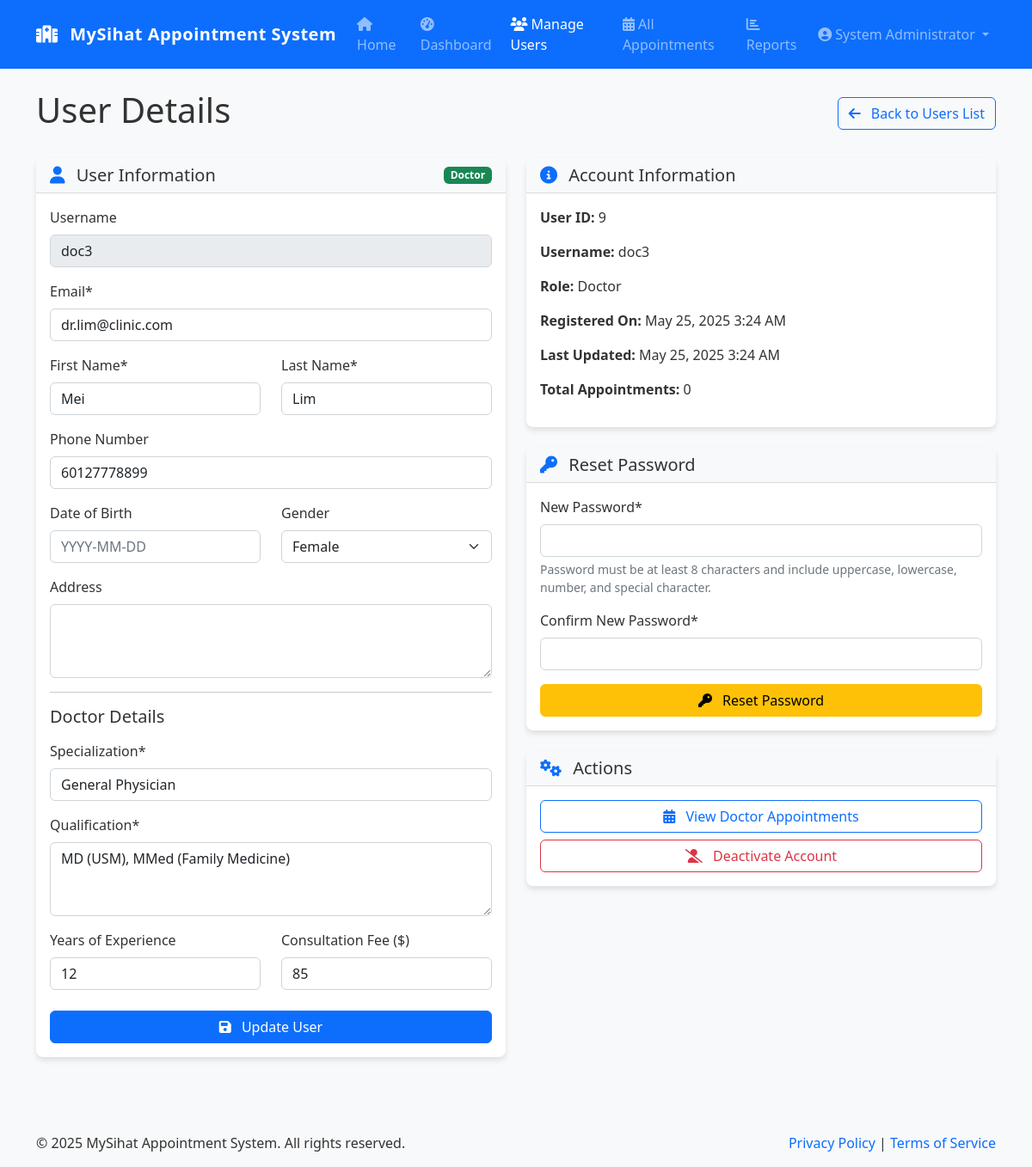
Page /admin/users.php?id=9 (signed in) on the committed database.
### tables this page shows
CREATE TABLE users (
        id INTEGER PRIMARY KEY AUTOINCREMENT,
        username TEXT NOT NULL UNIQUE,
        password TEXT NOT NULL,
        email TEXT NOT NULL UNIQUE,
        first_name TEXT NOT NULL,
        last_name TEXT NOT NULL,
        role TEXT NOT NULL CHECK(role IN ('patient', 'doctor', 'admin')),
        phone TEXT,
        address TEXT,
        date_of_birth TEXT,
        gender TEXT CHECK(gender IN ('male', 'female', 'other')),
        created_at TIMESTAMP DEFAULT CURRENT_TIMESTAMP,
        updated_at TIMESTAMP DEFAULT CURRENT_TIMESTAMP
    );

CREATE TABLE doctor_details (
        id INTEGER PRIMARY KEY AUTOINCREMENT,
        user_id INTEGER NOT NULL,
        specialization TEXT NOT NULL,
        qualification TEXT NOT NULL,
        experience_years INTEGER,
        consultation_fee REAL,
        FOREIGN KEY (user_id) REFERENCES users(id) ON DELETE CASCADE
    );

### includes/db.php (called while the page is built, shortened)
<?php
class Database {
    private static $instance = null;
    private $conn;
    private function __construct() {
        try {
            $dbDir = dirname(DB_PATH);
            $this->conn = new PDO(
                "sqlite:" . DB_PATH,
                null,
                null,
                [
                    PDO::ATTR_ERRMODE => PDO::ERRMODE_EXCEPTION,
                    PDO::ATTR_DEFAULT_FETCH_MODE => PDO::FETCH_ASSOC,
                    PDO::ATTR_EMULATE_PREPARES => false
                ]
            );
            $this->conn->exec('PRAGMA foreign_keys = ON;');
        } catch (PDOException $e) {
            error_log("Database Connection Error: " . $e->getMessage());
            die("Database connection failed. Please try again later.");
        }
    }
    public static function getInstance() {
        if (self::$instance === null) {
            self::$instance = new self();
        }
        return self::$instance;
    }
    public function query($sql, $params = []) {
        try {
            $stmt = $this->conn->prepare($sql);
            $stmt->execute($params);
            return $stmt;
        } catch (PDOException $e) {
            error_log("Query Error: " . $e->getMessage() . " - SQL: " . $sql);
            throw new Exception("Database query failed. Please try again later.");
        }
    }
    public function fetchOne($sql, $params = []) {
        $stmt = $this->query($sql, $params);
        return $stmt->fetch();
    }
}

### includes/functions.php (called while the page is built, shortened)
<?php
require_once 'db.php';
function formatDate($date, $format = 'M j, Y') {
    return date($format, strtotime($date));
}

### admin/users.php (the view, shortened to what this page needs)
<?php
require_once '../includes/db.php';
require_once '../includes/functions.php';
require_once '../includes/auth.php';
$db = Database::getInstance();
$viewingSpecific = isset($_GET['id']) && is_numeric($_GET['id']);
$specificUserId = $viewingSpecific ? (int) $_GET['id'] : 0;
$errors = [];
try {
    if ($viewingSpecific) {
        $user = $db->fetchOne("SELECT * FROM users WHERE id = ?", [$specificUserId]);
        if ($user['role'] === ROLE_DOCTOR) {
            $doctorDetails = $db->fetchOne(
                "SELECT * FROM doctor_details WHERE user_id = ?",
                [$specificUserId]
            );
        }
        if ($user['role'] === ROLE_PATIENT) {
            $appointmentsCount = $db->fetchOne(
                "SELECT COUNT(*) as count FROM appointments WHERE patient_id = ?",
                [$specificUserId]
            );
        } elseif ($user['role'] === ROLE_DOCTOR) {
            $appointmentsCount = $db->fetchOne(
                "SELECT COUNT(*) as count FROM appointments WHERE doctor_id = ?",
                [$specificUserId]
            );
        }
    }
} catch (Exception $e) {
    error_log("User management error: " . $e->getMessage());
    setFlashMessage('error', 'An error occurred while retrieving user data.', 'danger');
    $users = [];
    $user = null;
    $doctorDetails = [];
    $appointmentsCount = ['count' => 0];
}
include '../includes/header.php';
?>
<div class="row">
    <div class="col-md-12">
        <?php if ($viewingSpecific): ?>
            <div class="d-flex justify-content-between align-items-center mb-4">
                <h1>User Details</h1>
                <a href="users.php" class="btn btn-outline-primary">
                    <i class="fas fa-arrow-left me-2"></i> Back to Users List
                </a>
            </div>
            <div class="row">
                <div class="col-md-6">
                    <div class="card mb-4">
                        <div class="card-header d-flex justify-content-between align-items-center">
                            <h5 class="mb-0">
                                <i class="fas fa-user text-primary me-2"></i>
                                User Information
                            </h5>
                            <span class="badge bg-<?php
                                echo $user['role'] === ROLE_PATIENT ? 'info' :
                                    ($user['role'] === ROLE_DOCTOR ? 'success' : 'secondary');
                            ?>">
                                <?php echo ucfirst($user['role']); ?>
                            </span>
                        </div>
                        <div class="card-body">
                            <form method="post" action="<?php echo $_SERVER['PHP_SELF'] . '?id=' . $specificUserId; ?>">
                                <div class="mb-3">
                                    <label for="username" class="form-label">Username</label>
                                    <input type="text" class="form-control" id="username" value="<?php echo $user['username']; ?>" disabled>
                                </div>
                                <div class="mb-3">
                                    <label for="email" class="form-label">Email*</label>
                                    <input type="email" class="form-control <?php echo isset($errors['email']) ? 'is-invalid' : ''; ?>" id="email" name="email" value="<?php echo $user['email']; ?>" required>
                                </div>
                                <div class="row mb-3">
                                    <div class="col-md-6">
                                        <label for="first_name" class="form-label">First Name*</label>
                                        <input type="text" class="form-control <?php echo isset($errors['first_name']) ? 'is-invalid' : ''; ?>" id="first_name" name="first_name" value="<?php echo $user['first_name']; ?>" required>
                                    </div>
                                    <div class="col-md-6">
                                        <label for="last_name" class="form-label">Last Name*</label>
                                        <input type="text" class="form-control <?php echo isset($errors['last_name']) ? 'is-invalid' : ''; ?>" id="last_name" name="last_name" value="<?php echo $user['last_name']; ?>" required>
                                    </div>
                                </div>
                                <div class="mb-3">
                                    <label for="phone" class="form-label">Phone Number</label>
                                    <input type="tel" class="form-control" id="phone" name="phone" value="<?php echo $user['phone']; ?>">
                                </div>
                                <div class="row mb-3">
                                    <div class="col-md-6">
                                        <label for="date_of_birth" class="form-label">Date of Birth</label>
                                        <input type="text" class="form-control datepicker-dob" id="date_of_birth" name="date_of_birth" value="<?php echo $user['date_of_birth']; ?>" placeholder="YYYY-MM-DD">
                                    </div>
                                    <div class="col-md-6">
                                        <label for="gender" class="form-label">Gender</label>
                                        <select class="form-select" id="gender" name="gender">
                                            <option value="female" <?php echo $user['gender'] === 'female' ? 'selected' : ''; ?>>Female</option>
                                        </select>
                                    </div>
                                </div>
                                <div class="mb-3">
                                    <label for="address" class="form-label">Address</label>
                                    <textarea class="form-control" id="address" name="address" rows="3"><?php echo $user['address']; ?></textarea>
                                </div>
                                <?php if ($user['role'] === ROLE_DOCTOR && isset($doctorDetails)): ?>
                                    <hr>
                                    <h5 class="mb-3">Doctor Details</h5>
                                    <div class="mb-3">
                                        <label for="specialization" class="form-label">Specialization*</label>
                                        <input type="text" class="form-control <?php echo isset($errors['specialization']) ? 'is-invalid' : ''; ?>" id="specialization" name="specialization" value="<?php echo $doctorDetails['specialization']; ?>" required>
                                    </div>
                                    <div class="mb-3">
                                        <label for="qualification" class="form-label">Qualification*</label>
                                        <textarea class="form-control <?php echo isset($errors['qualification']) ? 'is-invalid' : ''; ?>" id="qualification" name="qualification" rows="3" required><?php echo $doctorDetails['qualification']; ?></textarea>
                                    </div>
                                    <div class="row mb-3">
                                        <div class="col-md-6">
                                            <label for="experience_years" class="form-label">Years of Experience</label>
                                            <input type="number" class="form-control" id="experience_years" name="experience_years" value="<?php echo $doctorDetails['experience_years']; ?>" min="0">
                                        </div>
                                        <div class="col-md-6">
                                            <label for="consultation_fee" class="form-label">Consultation Fee ($)</label>
                                            <input type="number" class="form-control" id="consultation_fee" name="consultation_fee" value="<?php echo $doctorDetails['consultation_fee']; ?>" min="0" step="0.01">
                                        </div>
                                    </div>
                                <?php endif; ?>
                                <div class="d-grid mt-4">
                                    <button type="submit" class="btn btn-primary">
                                        <i class="fas fa-save me-2"></i> Update User
                                    </button>
                                </div>
                            </form>
                        </div>
                    </div>
                </div>
                <div class="col-md-6">
                    <div class="card mb-4">
                        <div class="card-header">
                            <h5 class="mb-0">
                                <i class="fas fa-info-circle text-primary me-2"></i>
                                Account Information
                            </h5>
                        </div>
                        <div class="card-body">
                            <p><strong>User ID:</strong> <?php echo $user['id']; ?></p>
                            <p><strong>Username:</strong> <?php echo $user['username']; ?></p>
                            <p><strong>Role:</strong> <?php echo ucfirst($user['role']); ?></p>
                            <p><strong>Registered On:</strong> <?php echo formatDate($user['created_at'], 'F j, Y g:i A'); ?></p>
                            <p><strong>Last Updated:</strong> <?php echo formatDate($user['updated_at'], 'F j, Y g:i A'); ?></p>
                            <?php if (isset($appointmentsCount)): ?>
                                <p>
                                    <strong>Total Appointments:</strong>
                                    <?php echo number_format($appointmentsCount['count']); ?>
                                </p>
                            <?php endif; ?>
                        </div>
                    </div>
                    <div class="card mb-4">
                        <div class="card-header">
                            <h5 class="mb-0">
                                <i class="fas fa-key text-primary me-2"></i>
                                Reset Password
                            </h5>
                        </div>
                        <div class="card-body">
                            <form method="post" action="<?php echo $_SERVER['PHP_SELF'] . '?id=' . $specificUserId; ?>">
                                <div class="mb-3">
                                    <label for="new_password" class="form-label">New Password*</label>
                                    <input type="password" class="form-control <?php echo isset($errors['new_password']) ? 'is-invalid' : ''; ?>" id="new_password" name="new_password" required>
                                    <div class="form-text">Password must be at least 8 characters and include uppercase, lowercase, number, and special character.</div>
                                </div>
                                <div class="mb-3">
                                    <label for="confirm_password" class="form-label">Confirm New Password*</label>
                                    <input type="password" class="form-control <?php echo isset($errors['confirm_password']) ? 'is-invalid' : ''; ?>" id="confirm_password" name="confirm_password" required>
                                </div>
                                <div class="d-grid">
                                    <button type="submit" class="btn btn-warning" onclick="return confirm('Are you sure you want to reset this user\'s password?');">
                                        <i class="fas fa-key me-2"></i> Reset Password
                                    </button>
                                </div>
                            </form>
                        </div>
                    </div>
                    <div class="card">
                        <div class="card-header">
                            <h5 class="mb-0">
                                <i class="fas fa-cogs text-primary me-2"></i>
                                Actions
                            </h5>
                        </div>
                        <div class="card-body">
                            <div class="d-grid gap-2">
                                <a href="appointments.php?<?php echo $user['role'] === ROLE_PATIENT ? 'patient_id=' : 'doctor_id='; ?><?php echo $user['id']; ?>" class="btn btn-outline-primary">
                                    <i class="fas fa-calendar-alt me-2"></i>
                                    <?php echo $user['role'] === ROLE_PATIENT ? 'View Patient Appointments' : 'View Doctor Appointments'; ?>
                                </a>
                                <button type="button" class="btn btn-outline-danger"
                                        onclick="if(confirm('Are you sure you want to deactivate this account? This action cannot be undone.')) alert('Account deactivation feature will be implemented in future updates.');">
                                    <i class="fas fa-user-slash me-2"></i> Deactivate Account
                                </button>
                            </div>
                        </div>
                    </div>
                </div>
            </div>
        <?php endif; ?>
    </div>
</div>
<?php include '../includes/footer.php'; ?>

### assets/css/style.css (style rules this page uses)
body { font-family: 'Segoe UI', Tahoma, Geneva, Verdana, sans-serif; color: #333; background-color: #f8f9fa; min-height: 100vh; display: flex; flex-direction: column; }
a { color: #0d6efd; text-decoration: none; }
.card { border-radius: 0.5rem; box-shadow: 0 4px 6px rgba(0, 0, 0, 0.1); border: none; margin-bottom: 1.5rem; }
.card-header { background-color: #f8f9fa; border-bottom: 1px solid rgba(0, 0, 0, 0.125); font-weight: 600; }

### rows in the picture
users: role "Doctor", username "doc3", email "dr.lim@clinic.com", first_name "Mei", last_name "Lim", phone "60127778899", gender "Female", id "9", created_at "May 25, 2025 3:24 AM", formatDate($user['updated_at'], 'F j, Y g:i A') "May 25, 2025 3:24 AM"
doctor_details: specialization "General Physician", qualification "MD (USM), MMed (Family Medicine)", experience_years "12", consultation_fee "85"

### other values in the picture
SITE_NAME "MySihat Appointment System"
$_SESSION['full_name'] "System Administrator"
$appointmentsCount['count'] "0"
